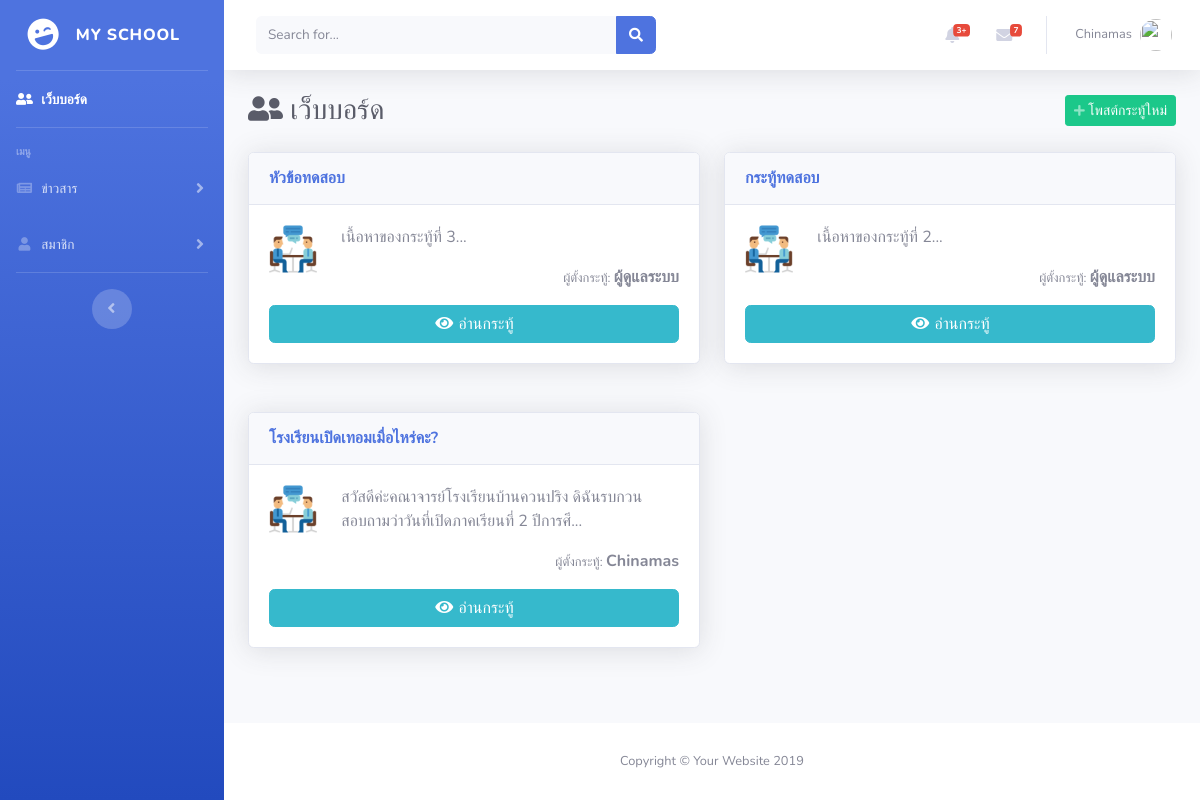
Screenshot of /webapp/backend/index.php (signed in) with the database file from the repository.
### tables this page shows
CREATE TABLE `webboard` (
  `postid` int(11) NOT NULL,
  `topic` varchar(200) NOT NULL,
  `content` text NOT NULL,
  `imagepath` varchar(200) NOT NULL,
  `userid` int(11) NOT NULL,
  `datepost` datetime NOT NULL
);

CREATE TABLE `user` (
  `userid` int(11) NOT NULL,
  `studentid` int(11) NOT NULL,
  `username` varchar(50) NOT NULL,
  `password` varchar(50) NOT NULL,
  `email` varchar(100) NOT NULL,
  `firstname` varchar(50) NOT NULL,
  `lastname` varchar(50) NOT NULL,
  `lineuserid` varchar(50) NOT NULL,
  `typeid` int(11) NOT NULL
);

### webapp/backend/loginadmin.php (called while the page is built, shortened)
<?php
	if(isset($_SESSION['typeid'])) {
        if($_SESSION['typeid'] == 1) {
            $isadmin = true;
        }
    }
	else {
		$isadmin = false;
    }
?>

### webapp/backend/index.php (the view, shortened to what this page needs)
<?php
    require('../connect.php');
    require('loginadmin.php');
?>
<!DOCTYPE html>
<html lang="en">
<head>
  <link href="vendor/fontawesome-free/css/all.min.css" rel="stylesheet" type="text/css">
  <link href="css/sb-admin-2.css" rel="stylesheet">
</head>
<body id="page-top">
  <div id="wrapper">
    <ul class="navbar-nav bg-gradient-primary sidebar sidebar-dark accordion" id="accordionSidebar">
      <a class="sidebar-brand d-flex align-items-center justify-content-center" href="index.php">
        <div class="sidebar-brand-icon rotate-n-15">
          <i class="fas fa-laugh-wink"></i>
        </div>
        <div class="sidebar-brand-text mx-3">My School</div>
      </a>
      <hr class="sidebar-divider my-0">
      <li class="nav-item active">
        <a class="nav-link" href="index.php">
          <i class="fas fa-fw fa-user-friends"></i>
          <span>เว็บบอร์ด</span></a>
      </li>
      <?php
          if($isadmin == true) {
      ?>
  <hr class="sidebar-divider">
<div class="sidebar-heading">
  เมนู
</div>
<li class="nav-item">
  <a class="nav-link collapsed" href="#" data-toggle="collapse" data-target="#collapseOne" aria-expanded="true" aria-controls="collapseOne">
    <i class="fas fa-fw fa-newspaper"></i>
    <span>ข่าวสาร</span>
  </a>
</li>
<li class="nav-item">
  <a class="nav-link collapsed" href="#" data-toggle="collapse" data-target="#collapseTwo" aria-expanded="true" aria-controls="collapseTwo">
    <i class="fas fa-fw fa-user"></i>
    <span>สมาชิก</span>
  </a>
</li>
      <?php
          }
      ?>
      <hr class="sidebar-divider d-none d-md-block">
      <div class="text-center d-none d-md-inline">
        <button class="rounded-circle border-0" id="sidebarToggle"></button>
      </div>
    </ul>
    <div id="content-wrapper" class="d-flex flex-column">
      <div id="content">
        <nav class="navbar navbar-expand navbar-light bg-white topbar mb-4 static-top shadow">
          <form class="d-none d-sm-inline-block form-inline mr-auto ml-md-3 my-2 my-md-0 mw-100 navbar-search">
            <div class="input-group">
              <input type="text" class="form-control bg-light border-0 small" placeholder="Search for..." aria-label="Search" aria-describedby="basic-addon2">
              <div class="input-group-append">
                <button class="btn btn-primary" type="button">
                  <i class="fas fa-search fa-sm"></i>
                </button>
              </div>
            </div>
          </form>
          <ul class="navbar-nav ml-auto">
            <li class="nav-item dropdown no-arrow mx-1">
              <a class="nav-link dropdown-toggle" href="#" id="alertsDropdown" role="button" data-toggle="dropdown" aria-haspopup="true" aria-expanded="false">
                <i class="fas fa-bell fa-fw"></i>
                <span class="badge badge-danger badge-counter">3+</span>
              </a>
            </li>
            <li class="nav-item dropdown no-arrow mx-1">
              <a class="nav-link dropdown-toggle" href="#" id="messagesDropdown" role="button" data-toggle="dropdown" aria-haspopup="true" aria-expanded="false">
                <i class="fas fa-envelope fa-fw"></i>
                <span class="badge badge-danger badge-counter">7</span>
              </a>
            </li>
            <li class="nav-item dropdown no-arrow">
              <a class="nav-link dropdown-toggle" href="#" id="userDropdown" role="button" data-toggle="dropdown" aria-haspopup="true" aria-expanded="false">
                <span class="mr-2 d-none d-lg-inline text-gray-600 small">Chinamas</span>
                <img class="img-profile rounded-circle" src="https://source.unsplash.com/QAB-WJcbgJk/60x60">
              </a>
            </li>
          </ul>
        </nav>
        <div class="container-fluid">
          <div class="d-sm-flex align-items-center justify-content-between mb-4">
            <h1 class="h3 mb-0 text-gray-800"><i class="fas fa-fw fa-user-friends"></i> เว็บบอร์ด</h1>
            <a href="writepost.php" class="d-none d-sm-inline-block btn btn-sm btn-success"><i class="fas fa-plus fa-sm text-white-50"></i> โพสต์กระทู้ใหม่</a>
          </div>
          <div class="row">
          <?php
            $sql = "SELECT postid, topic,CONCAT(SUBSTRING(content,1,90),'...') AS content, firstname FROM webboard LEFT JOIN user ON webboard.userid = user.userid ORDER BY datepost DESC";
            $result = mysqli_query($link, $sql);
            while($data = mysqli_fetch_array($result)) {
          ?>
            <div class="col-lg-6 mb-4">
              <div class="card shadow mb-4">
                <div class="card-header py-3">
                  <h6 class="m-0 font-weight-bold text-primary"><?php echo $data['topic']; ?></h6>
                </div>
                <div class="card-body">
                  <div class="row">
                    <div class="col-lg-2">
                      <img class="img-fluid" src="img/017-meeting.png" alt="">
                    </div>
                    <div class="col-lg-10">
                      <p>
                        <?php echo $data['content']; ?>
                      </p>
                      <p class="text-right"><small>ผู้ตั้งกระทู้: </small><b><?php echo $data['firstname']; ?></b></p>
                    </div>
                  </div>
                  <p class="mb-0"><a class="btn btn-info btn-block" href="viewpost.php?postid=<?php echo $data['postid']; ?>" class="btn btn-primary"><i class="fas fa-fw fa-eye"></i> อ่านกระทู้</a></p>
                </div>
              </div>
            </div>
          <?php
              }
          ?>
          </div>
        </div>
      </div>
      <footer class="sticky-footer bg-white">
        <div class="container my-auto">
          <div class="copyright text-center my-auto">
            <span>Copyright &copy; Your Website 2019</span>
          </div>
        </div>
      </footer>
    </div>
  </div>
</body>
</html>

### rows the page displays
webboard: topic "หัวข้อทดสอบ", content "เนื้อหาของกระทู้ที่ 3...", userid.firstname "ผู้ดูแลระบบ"
webboard: topic "กระทู้ทดสอบ", content "เนื้อหาของกระทู้ที่ 2...", userid.firstname "ผู้ดูแลระบบ"
webboard: topic "โรงเรียนเปิดเทอมเมื่อไหร่คะ?", content "สวัสดีค่ะคณาจารย์โรงเรียนบ้านควนปริง ดิฉันรบกวนสอบถามว่าวันที่เปิดภาคเรียนที่ 2 ปีการศึ...", userid.firstname "Chinamas"
